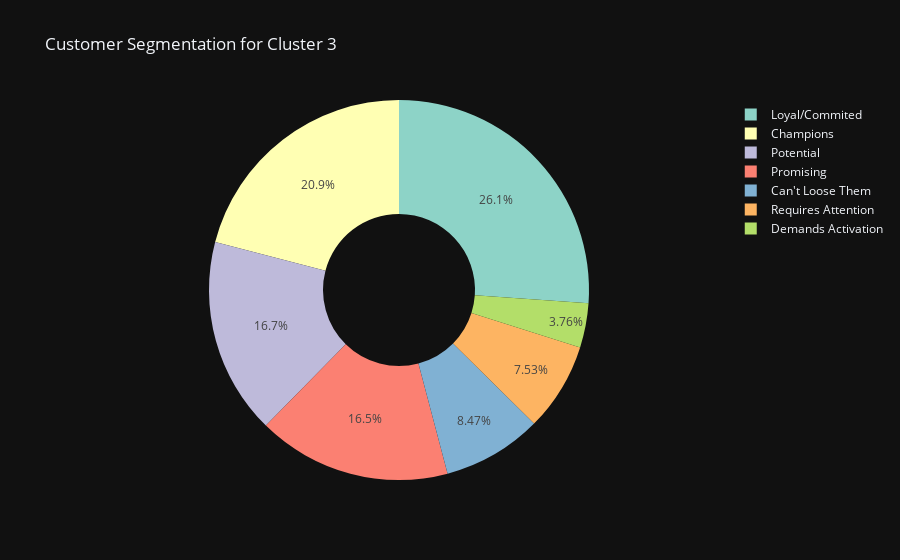

Here is the notebook cell this chart was saved with:
### Code cell
# Display the pie chart
fig.show()

### Figure 1 — Plotly figure (JSON) as saved in the notebook; plotly's stock layout.template omitted (floating-point values rounded to 4 significant figures)
{"data": [{"domain": {"x": [0, 1], "y": [0, 1]}, "hole": 0.4, "hovertemplate": "Customer_segment=%{label}<br>Count=%{value}<extra></extra>", "labels": ["Loyal/Commited", "Champions", "Potential", "Promising", "Can't Loose Them", "Requires Attention", "Demands Activation"], "legendgroup": "", "name": "", "showlegend": true, "type": "pie", "values": [111, 89, 71, 70, 36, 32, 16]}], "layout": {"legend": {"tracegroupgap": 0}, "piecolorway": ["rgb(141,211,199)", "rgb(255,255,179)", "rgb(190,186,218)", "rgb(251,128,114)", "rgb(128,177,211)", "rgb(253,180,98)", "rgb(179,222,105)", "rgb(252,205,229)", "rgb(217,217,217)", "rgb(188,128,189)", "rgb(204,235,197)", "rgb(255,237,111)"], "title": {"text": "Customer Segmentation for Cluster 3"}}}
